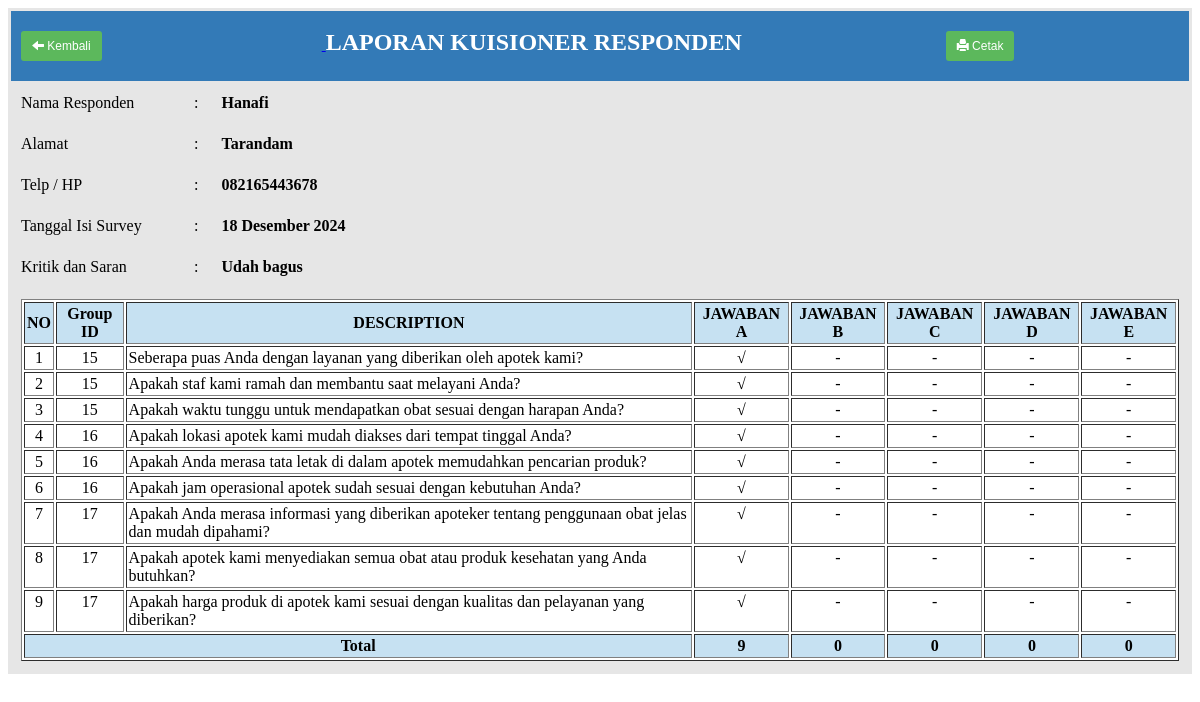
/adminweb/modul/mod_report/responden.php?act=detail&id=20241218 110846 (signed in), run on the app's committed database.
### tables this page shows
CREATE TABLE `tcompany` (
  `companyId` varchar(50) NOT NULL,
  `companyName` varchar(30) NOT NULL,
  `companyAddress` text NOT NULL,
  `companyPhoneHp` varchar(30) NOT NULL,
  `dateSurvey` varchar(30) NOT NULL,
  `suggestion` text NOT NULL
);

CREATE TABLE `tdescription` (
  `descriptionId` int(11) NOT NULL,
  `description` text NOT NULL,
  `groupId` int(11) NOT NULL,
  `CreatedDate` datetime NOT NULL,
  `CreatedUser` int(11) NOT NULL,
  `ModifiedDate` datetime NOT NULL,
  `ModifiedUser` int(11) NOT NULL
);

### fungsi/fungsi_indotgl.php (called while the page is built, shortened)
<?php
if (!function_exists('tgl_indo')) {
    function tgl_indo($tgl) {
        $tanggal = substr($tgl, 8, 2);
        $bulan = getBulan(substr($tgl, 5, 2));
        $tahun = substr($tgl, 0, 4);
        return $tanggal . ' ' . $bulan . ' ' . $tahun;
    }
}
if (!function_exists('getBulan')) {
    function getBulan($bln) {
        switch ($bln) {
            case 12:
                return "Desember";
        }
    }
}
?>

### fungsi/fungsi_rubah_tanda.php (called while the page is built)
<?php
function rubah($pilihan)
{
  if($pilihan==0)
  {
    $tanda="-";
  }
  else
  {
    $tanda="&radic;";
  }
  return $tanda;
}

### adminweb/modul/mod_report/responden.php (the view, shortened to what this page needs)
<?php
if ($_GET['act'] == 'detail') {
	include "../../../fungsi/fungsi_indotgl.php";
	include "../../../fungsi/fungsi_rubah_tanda.php";
	$hasil = mysql_query("SELECT * FROM tdescription");
	$responden = mysql_fetch_array(mysql_query("SELECT * FROM tanswer, tcompany WHERE tanswer.companyId = '$_GET[id]' AND tcompany.companyId = tanswer.companyId"));
	$dateIndo = tgl_indo($responden['dateSurvey']);
	echo "<center><table border=0 cellpadding=10 cellspacing=3 bgcolor= #e6e6e6>
		<tr >
			<td colspan='8'  bgcolor=#337ab7 style='border: none ;color:white;'>
			<a href='../../master.php?module=hasil&sub=laporan'>
			<button style='margin-right:220px;' class='btn'><span class='glyphicon glyphicon-arrow-left'></span> Kembali</button>
			</a>
			<b><font size=5>LAPORAN KUISIONER RESPONDEN</font></b>
			<a href='exportExcelResponden.php?id=$_GET[id]'>
			<button style='margin-left:200px;' class='btn'><span class='glyphicon glyphicon-print'></span> Cetak</button></a>
			</td>
		</tr>
		<tr>
			<td >Nama Responden</td> <td>:</td><td colspan='6'><b>$responden[companyName]</b></td>
		</tr>
		<tr>
			<td >Alamat</td><td width='1'>:</td><td><b>$responden[companyAddress]</b></td>
		</tr>
		<tr>
			<td >Telp / HP</td> <td>:</td><td> <b>$responden[companyPhoneHp]</b></td>
		</tr>
		<tr>
			<td width=150>Tanggal Isi Survey</td> <td width=1>:</td><td > <b>$dateIndo </b></td>
		</tr>
		<tr>
			<td >Kritik dan Saran</td> <td>:</td><td> <b>$responden[suggestion]</b></td>
		</tr>
		<tr>
			<td  colspan=8 >
				<table border=1 cellpadding=2 bgcolor='#fff'>
					<tr>
					<td bgcolor=#c6e1f2 align=center><b>NO</b></td>
					<td bgcolor=#c6e1f2 align=center><b>Group ID</b></td>
					<td bgcolor=#c6e1f2 align=center><b>DESCRIPTION</b></td>
					<td bgcolor=#c6e1f2 align=center><b>JAWABAN A</b></td>
					<td bgcolor=#c6e1f2 align=center><b>JAWABAN B</b></td>
					<td bgcolor=#c6e1f2 align=center><b>JAWABAN C</b></td>
					<td bgcolor=#c6e1f2 align=center><b>JAWABAN D</b></td>
					<td bgcolor=#c6e1f2 align=center><b>JAWABAN E</b></td>
					</tr>
			";
	$no = 1;
	while ($data = mysql_fetch_array($hasil)) {
		$descriptionId = $data[descriptionId];
		$sql = mysql_query("SELECT SUM(jawabanA) As TotalA,
							SUM(jawabanB) As TotalB,
							SUM(jawabanC) As TotalC,
							SUM(jawabanD) As TotalD,
							SUM(jawabanE) As TotalE
							FROM tanswer WHERE descriptionId = '$descriptionId' AND companyId = '$_GET[id]'");
		while ($oke = mysql_fetch_array($sql)) {
			$a = rubah($oke[TotalA]);
			$b = rubah($oke[TotalB]);
			$c = rubah($oke[TotalC]);
			$d = rubah($oke[TotalD]);
			$e = rubah($oke[TotalE]);
			echo "<tr valign=top >
					<td align='center'>$no</td>
					<td align='center'>$data[groupId]</td>
					<td>$data[description]</td>
					<td align='center'>$a</td>
					<td align='center'>$b</td>
					<td align='center'>$c</td>
					<td align='center'>$d</td>
					<td align='center'>$e</td>
				  </tr>
			  ";
			$no++;
		}
	}
	$data_count = mysql_fetch_array(mysql_query("SELECT
								SUM(jawabanA) As TotalA,
								SUM(jawabanB) As TotalB,
								SUM(jawabanC) As TotalC,
								SUM(jawabanD) As TotalD,
								SUM(jawabanE) As TotalE
								FROM tanswer WHERE companyId = '$_GET[id]'"));
	echo "	<tr align='center'>
				<td bgcolor=#c6e1f2 align='center' colspan='3'><b>Total</b></td>
				<td bgcolor=#c6e1f2><b>$data_count[TotalA]</b></td>
				<td bgcolor=#c6e1f2><b>$data_count[TotalB]</b></td>
				<td bgcolor=#c6e1f2><b>$data_count[TotalC]</b></td>
				<td bgcolor=#c6e1f2><b>$data_count[TotalD]</b></td>
				<td bgcolor=#c6e1f2><b>$data_count[TotalE]</b></td>
				</tr>
				</table>
			</td>
		</tr>
	</table>
</center>";
}
?>

### adminweb/modul/mod_report/responden.php (style rules this page uses)
.btn { display: inline-block; padding: 6px 12px; font-size: 14px; font-weight: normal; line-height: 1.42857143; text-align: center; white-space: nowrap; vertical-align: middle; -ms-touch-action: manipulation; touch-action: manipulation; cursor: pointer; -webkit-user-select: none; -moz-user-select: none; -ms-user-select: none; user-select: none; background-image: none; border: 1px solid transparent; border-radius: 4px; background-color: #5cb85c; padding: 5px 10px; font-size: 12px; line-height: 1.5; border-radius: 3px; margin-top: 10px; margin-bottom: 10px; color: white; }
.glyphicon { position: relative; top: 1px; display: inline-block; font-family: 'Glyphicons Halflings'; font-style: normal; font-weight: normal; line-height: 1; -webkit-font-smoothing: antialiased; -moz-osx-font-smoothing: grayscale; }
.glyphicon-print:before { content: "\e045"; }
.glyphicon-arrow-left:before { content: "\e091"; }

### data on the page
tcompany: companyName "Hanafi", companyAddress "Tarandam", companyPhoneHp "082165443678", dateSurvey "18 Desember 2024", suggestion "Udah bagus"
tdescription: groupId "15", description "Seberapa puas Anda dengan layanan yang diberikan oleh apotek kami?", a "√", b "-", c "-", d "-", e "-"
tdescription: groupId "15", description "Apakah staf kami ramah dan membantu saat melayani Anda?", a "√", b "-", c "-", d "-", e "-"
tdescription: groupId "15", description "Apakah waktu tunggu untuk mendapatkan obat sesuai dengan harapan Anda?", a "√", b "-", c "-", d "-", e "-"
tdescription: groupId "16", description "Apakah lokasi apotek kami mudah diakses dari tempat tinggal Anda?", a "√", b "-", c "-", d "-", e "-"
tdescription: groupId "16", description "Apakah Anda merasa tata letak di dalam apotek memudahkan pencarian produk?", a "√", b "-", c "-", d "-", e "-"
tdescription: groupId "16", description "Apakah jam operasional apotek sudah sesuai dengan kebutuhan Anda?", a "√", b "-", c "-", d "-", e "-"
tdescription: groupId "17", description "Apakah Anda merasa informasi yang diberikan apoteker tentang penggunaan obat jelas dan mudah dipahami?", a "√", b "-", c "-", d "-", e "-"
tdescription: groupId "17", description "Apakah apotek kami menyediakan semua obat atau produk kesehatan yang Anda butuhkan?", a "√", b "-", c "-", d "-", e "-"
tdescription: groupId "17", description "Apakah harga produk di apotek kami sesuai dengan kualitas dan pelayanan yang diberikan?", a "√", b "-", c "-", d "-", e "-"

### other printed values
$data_count[TotalA] "9"
$data_count[TotalB] "0"
$data_count[TotalC] "0"
$data_count[TotalD] "0"
$data_count[TotalE] "0"
